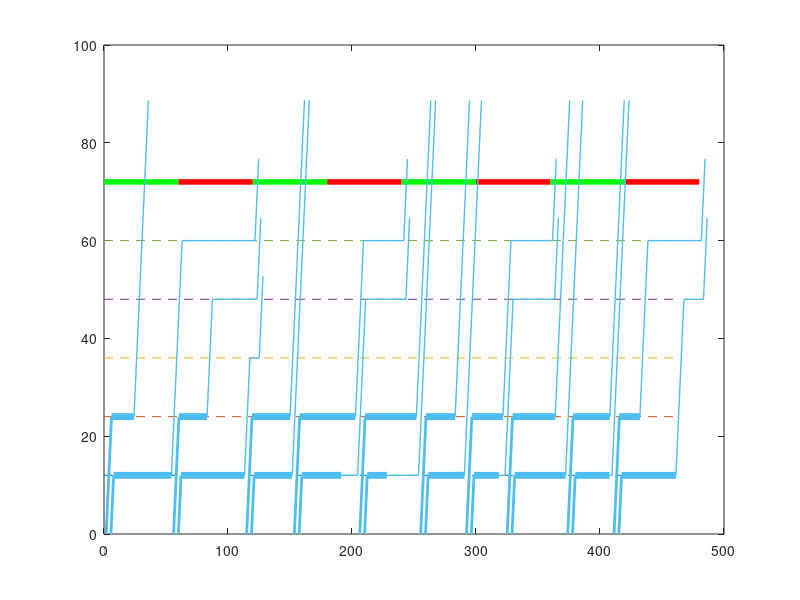

The MATLAB source for this figure:
clear;clc;
global serving_rate;
global cs_number;
global berth_number;
global buffer_number;
global jam_spacing;
global free_speed;
global back_speed;
global moveup_speed;
global cycle_length_number;
global green_ratio;
global sim_size;

berth_number = 2;
buffer_number = 3:1:3;

green_ratio = 0.5;
jam_spacing = 12;
free_speed = 20 / 3.6;
back_speed = 25 / 3.6;
moveup_speed = 20 / 3.6;
mh = jam_spacing / moveup_speed;
bh = jam_spacing / back_speed;
fh = jam_spacing / free_speed;
serving_rate = 1/(25);
% mh=0;
% bh=0;
% fh=0;

p=1; %time-space or not
% buffer_number = 2:2;
global cs;
cs = 0.45;
if cs==0
    sim_size = 1000;
else
    sim_size = 50000;
end

if p==1
    sim_size = 20;
    cycle_length_number = 120;
else
    cycle_length_number = 80:1:240;
end
% mh=0;
% bh=0;
% fh=0;

%% simulation procedures
cs_size = sum(cs_number~=-1);
c_size = sum(berth_number~=-1);
d_size = sum(buffer_number~=-1);
cl_size = sum(cycle_length_number~=-1);

unblocked=[];
capacity=[];

for l=1:cl_size
    cycle_length = cycle_length_number(l);
    green_time = cycle_length * green_ratio;
    red_time = cycle_length * (1-green_ratio);
    if cs==0
        serv_time(1 : sim_size) = unifrnd(1/serving_rate, 1/serving_rate);
        round(serv_time, 1);
    else
        serv_time(1 : sim_size) = gamrnd(1/cs^2, cs^2/serving_rate, 1, sim_size);
    end
    
    for k=1:c_size
        c = berth_number(k);
        for j=1:d_size
            u = zeros(sim_size, 1);
            berth_pos = zeros(sim_size, 1);
            buffer_pos = zeros(sim_size, 1);
            d = buffer_number(j);
            d0 = mod(d,c);
            
            deque_moment = zeros(sim_size, 1);
            end_serv_moment = zeros(sim_size, 1);
            
            wait_berth = zeros(sim_size, 1);
            leave_berth_moment = zeros(sim_size, 1);
            wait_buffer = zeros(sim_size, 1);
            leave_buffer_moment = zeros(sim_size, 1);
            
            %             if ((d+c)*fh + (d+c-1)*bh) >= green_time
            %                 disp('green_time is too short to allow all buses in red time to leave');
            %             end
            
            %wasted time stat
            for i=1:sim_size
                if i == 1
                    deque_moment(i) = bh;
                    berth_pos(i) = 1;
                    end_serv_moment(i) = deque_moment(i) + c*mh + serv_time(i);
                    wait_berth(i) = 0;
                    leave_berth_moment(i) = end_serv_moment(i);
                    if mod(deque_moment(i) + serv_time(i) + c*mh + d*fh,...
                            cycle_length) <= green_time  %??????????????G
                        buffer_pos(i) = 0;
                        u(i) = 0;
                        wait_buffer(i) = 0;
                        leave_buffer_moment(i) = deque_moment(i) + c*mh + serv_time(i);
                    else
                        buffer_pos(i) = 1;
                        u(i) = 1;
                        wait_buffer(i) = cycle_length - mod(deque_moment(i) + serv_time(i) + c*mh + d*fh, cycle_length) + bh;
                        leave_buffer_moment(i) = deque_moment(i) + c*mh + serv_time(i) + d*fh + wait_buffer(i);
                    end
                else %i>1
                    
                    if berth_pos(i-1) < c
                        deque_moment(i) = deque_moment(i-1) + (mh+bh)*1;
                        berth_pos(i) = berth_pos(i-1) + 1;
                    else
                        if berth_pos(i-1) == c
                            if u(i-1) < d+c
                                if u(i-1) < d
                                    berth_pos(i) = 1;
                                else
                                    berth_pos(i) = u(i-1) - d + 1;
                                end
                                
                                deque_moment(i) = deque_moment(i-1) + (c-berth_pos(i-1)+1)*mh + serv_time(i-1)...
                                    + wait_berth(i-1) + bh;
                                
                            else
                                berth_pos(i) = 1;
                                deque_moment(i) = leave_buffer_moment(i-1) + bh;
                            end
                        else
                            disp('wrong');
                        end
                    end
                    end_serv_moment(i) = deque_moment(i) + (c-berth_pos(i)+1)*mh + serv_time(i);
                    wait_berth(i) = max(0, leave_berth_moment(i-1) + bh-end_serv_moment(i));
                    leave_berth_moment(i) = end_serv_moment(i) + wait_berth(i);
                    
                    if u(i-1) == 0
                        if mod(leave_berth_moment(i) + (berth_pos(i)+d-1)*fh, cycle_length) <= green_time
                            buffer_pos(i) = 0;
                            u(i) = 0;
                            wait_buffer(i) = 0;
                            leave_buffer_moment(i) = leave_berth_moment(i);
                        else
                            buffer_pos(i) = 1;
                            u(i) = 1;
                            wait_buffer(i) = cycle_length + u(i)*bh - mod(leave_berth_moment(i) + (berth_pos(i)+d-1)*fh, cycle_length);
                            leave_buffer_moment(i) = leave_berth_moment(i) + (berth_pos(i)+d-u(i))*fh + wait_buffer(i);
                        end
                    else
                        if u(i-1) < d+c
                            if leave_buffer_moment(i-1)+bh <= leave_berth_moment(i)+(berth_pos(i)+(d-u(i-1))-1)*fh
                                if mod(leave_berth_moment(i) + (berth_pos(i)+d-1)*fh, cycle_length) <= green_time
                                    buffer_pos(i) = 0;
                                    u(i) = 0;
                                    wait_buffer(i) = 0;
                                    leave_buffer_moment(i) = leave_berth_moment(i);
                                else
                                    buffer_pos(i) = 1;
                                    u(i) = 1;
                                    wait_buffer(i) = cycle_length + u(i)*bh - mod(leave_berth_moment(i) + (berth_pos(i)+d-1)*fh, cycle_length);
                                    leave_buffer_moment(i) = leave_berth_moment(i) + (berth_pos(i)+d-u(i))*fh + wait_buffer(i);
                                end
                            else
                                buffer_pos(i) = buffer_pos(i-1) + 1;
                                u(i) = u(i-1) + 1;
                                wait_buffer(i) = leave_buffer_moment(i-1) + bh - leave_berth_moment(i) - (berth_pos(i)+d-u(i))*fh;
                                %                                 leave_buffer_moment(i) = leave_berth_moment(i) + (berth_pos(i)+d-u(i))*fh + wait_buffer(i);
                                leave_buffer_moment(i) = leave_buffer_moment(i-1) + bh;
                            end
                        else
                            if u(i-1) == d+c
                                if mod(leave_berth_moment(i) + (berth_pos(i)+d-1)*fh, cycle_length) <= green_time
                                    buffer_pos(i) = 0;
                                    u(i) = 0;
                                    wait_buffer(i) = 0;
                                    leave_buffer_moment(i) = leave_berth_moment(i);
                                else
                                    buffer_pos(i) = 1;
                                    u(i) = 1;
                                    wait_buffer(i) = cycle_length + buffer_pos(i)*bh - mod(leave_berth_moment(i) + (berth_pos(i)+d-u(i))*fh, cycle_length);
                                    leave_buffer_moment(i) = leave_berth_moment(i) + (berth_pos(i)+d-u(i))*fh + wait_buffer(i);
                                end
                            else
                                disp('impossible to be bigger than d+c');
                            end
                        end
                    end
                end
            end
            end_time = deque_moment(sim_size)+serv_time(sim_size)+wait_berth(sim_size)+wait_buffer(sim_size);
            capacity(l,j) = 3600 * sim_size / end_time;
            %unblocked(l,j) = 1 - total_waste/end_time;
        end
    end
end

if p==0
    plot(cycle_length_number,capacity,'linewidth',2,'linestyle','-','color',[111/255, 122/255, 117/255]);
    hold on;
end



if p
    plot_number = sim_size;
    
    for i=1:c+d
        %plot berth and buffer
        x = [0,leave_berth_moment(plot_number)];
        y = [jam_spacing*i, jam_spacing*i];
        plot(x,y,'--');
        hold on;
    end
    
    %plot signal
    for i=1:ceil(leave_berth_moment(plot_number)/cycle_length);
        signal_y = [(c+d+1)*jam_spacing,(c+d+1)*jam_spacing];
        signal_red_x = [(i-1)*cycle_length,(i-1)*cycle_length+green_time];
        signal_green_x = [(i-1)*cycle_length+green_time,i*cycle_length];
        line(signal_red_x,signal_y,'Color','g','LineWidth',4,'LineStyle','-');
        line(signal_green_x,signal_y,'Color','r','LineWidth',4,'LineStyle','-');
    end
    
    for i=1:plot_number
        %1
        deque_x = [deque_moment(i), deque_moment(i)+(berth_number-berth_pos(i)+1)*mh];
        deque_y = [0,(berth_number-berth_pos(i)+1)*jam_spacing];
        line(deque_x, deque_y, 'linewidth',2);
        
        %2
        serv_x = [deque_x(2), end_serv_moment(i)];
        serv_y = [deque_y(2),(berth_number-berth_pos(i)+1)*jam_spacing];
        line(serv_x,serv_y,'linewidth',5);
        
        %3
        wait_berth_x = [serv_x(2),end_serv_moment(i)];
        wait_berth_y = [serv_y(2),(berth_number-berth_pos(i)+1)*jam_spacing];
        
        if wait_berth(i) > 0 %??berth??????
            wait_berth_x = [end_serv_moment(i),end_serv_moment(i)+wait_berth(i)];
            wait_berth_y = [(berth_number-berth_pos(i)+1)*jam_spacing,(berth_number-berth_pos(i)+1)*jam_spacing];
        end
        line(wait_berth_x, wait_berth_y, 'linewidth',1);
        
        %4
        into_buffer_x = [wait_berth_x(2), wait_berth_x(2)+ fh*(buffer_number-u(i)+berth_pos(i))];
        into_buffer_y = [wait_berth_y(2), wait_berth_y(2)+jam_spacing*(buffer_number-u(i)+berth_pos(i))];
        line(into_buffer_x,into_buffer_y, 'linewidth',1);
        
        %5
        %wait_buffer_x = [into_buffer_x(2), leave_buffer_moment(i)];
        wait_buffer_x = [into_buffer_x(2), into_buffer_x(2)+wait_buffer(i)];
        wait_buffer_y = [into_buffer_y(2), into_buffer_y(2)];
        line(wait_buffer_x,wait_buffer_y,'linewidth',1);
        
        %6
        leave_buffer_x = [wait_buffer_x(2), wait_buffer_x(2)+3];
        leave_buffer_y = [wait_buffer_y(2), wait_buffer_y(2)+free_speed*3];
        line(leave_buffer_x,leave_buffer_y,'linewidth',1);
        
    end
end






